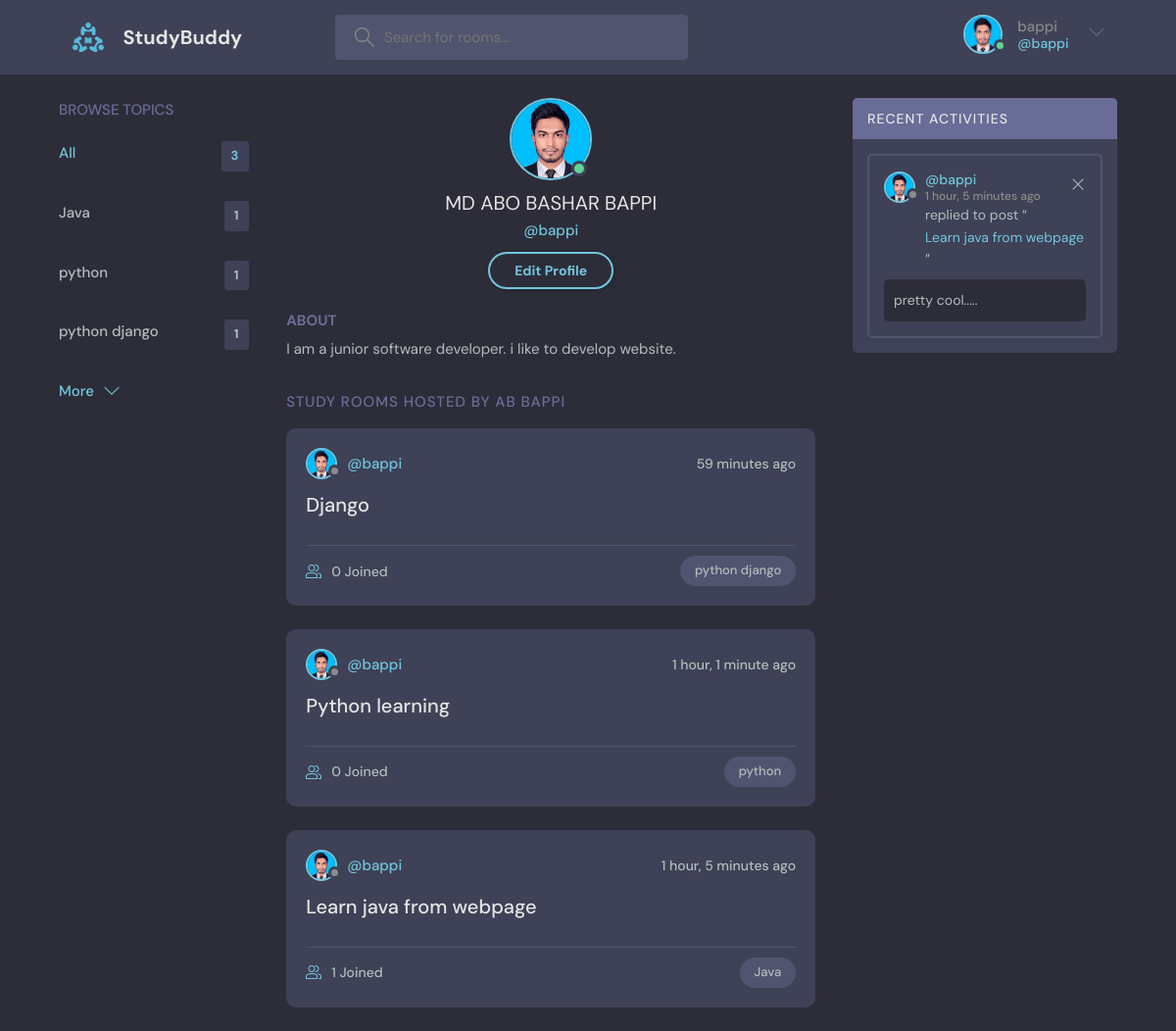
The app's page /user_profile/1 (signed in) with its own data.
### base/models.py (models this page shows, shortened)
class User(AbstractUser):
    name = models.CharField(max_length=200, null = True)
    email = models.EmailField(unique=True, null = True)
    bio = models.TextField(null=True)
    avatar = models.ImageField(null= True, default='avatar.svg')
    USERNAME_FIELD = 'email'
    REQUIRED_FIELDS = ['username']

class Topic(models.Model):
    name = models.CharField(max_length=200)

class Rooms(models.Model):
    host = models.ForeignKey(User, on_delete=models.SET_NULL, null=True)
    topic = models.ForeignKey(Topic, on_delete=models.SET_NULL, null=True)
    name = models.CharField(max_length=200)
    description = models.TextField(null=True, blank=True)
    participants = models.ManyToManyField(User, related_name='participants', blank=True)
    updated = models.DateTimeField(auto_now=True)
    created = models.DateTimeField(auto_now_add=True)
    class Meta:
        ordering = ['-updated','-created']
    def __str__(self):
        return self.name

class Message(models.Model):
    user = models.ForeignKey(User, on_delete=models.CASCADE)
    room = models.ForeignKey(Rooms, on_delete=models.CASCADE)
    body = models.TextField(max_length=200)
    updated = models.DateTimeField(auto_now=True)
    created = models.DateTimeField(auto_now_add=True)
    class Meta:
        ordering = ['-updated','-created']

### base/views.py (the view)
# urls.py: path('user_profile/<str:pk>', views.userProfile, name='user_profile'),
def userProfile(request,pk):
    user = User.objects.get(id=pk)
    rooms = user.rooms_set.all()
    room_messages = user.message_set.all()
    topics = Topic.objects.all()
    context = {'user':user, 'rooms':rooms, 'room_messages':room_messages, 'topics': topics}
    return render(request, 'base/profile.html',context)

### base/templates/base/profile.html
{% extends 'main.html' %}
{% block content %}
<main class="profile-page layout layout--3">
  <div class="container">
    {% include 'base/topics_compo.html' %}
    <div class="roomList">
      <div class="profile">
        <div class="profile__avatar">
          <div class="avatar avatar--large active">
            <img src="{{user.avatar.url}}" />
          </div>
        </div>
        <div class="profile__info">
          <h3>{{user.name}}</h3>
          <p>@{{user.username}}</p>
          {% if request.user == user %}
          <a href="{% url 'update_user' %}" class="btn btn--main btn--pill">Edit Profile</a>
          {% endif %}
        </div>
        <div class="profile__about">
          <h3>About</h3>
          <p>
            {{user.bio}}
          </p>
        </div>
      </div>
      <div class="roomList__header">
        <div>
          <h2>Study Rooms Hosted by AB Bappi</a>
          </h2>
        </div>
      </div>
      {% include 'base/feed_component.html' %}
    </div>
    {% include 'base/activity_compo.html' %}
  </div>
</main>
{% endblock content %}

### templates/navbar.html (shortened to what this page needs)
{% load static %}
<header class="header header--loggedIn">
    <div class="container">
      <a href="{% url 'home' %}" class="header__logo">
        <img src="{% static 'images/logo.svg' %}" />
        <h1>StudyBuddy</h1>
      </a>
      <form class="header__search" method="GET" action="{% url 'home' %}" >
        <label>
          <input type="text" name="q" placeholder="Search for rooms..." />
        </label>
      </form>
      <nav class="header__menu">
        {% if request.user.is_authenticated %}
        <div class="header__user">
          <a href="{% url 'update_user' %}">
            <div class="avatar avatar--medium active">
              <img src="{{ request.user.avatar.url }}" />
            </div>
            <p> {{request.user.username}} <span>@{{request.user.username}}</span></p>
          </a>
          <button class="dropdown-button">
            <svg version="1.1" xmlns="http://www.w3.org/2000/svg" width="32" height="32" viewBox="0 0 32 32">
              <title>chevron-down</title>
              <path d="M16 21l-13-13h-3l16 16 16-16h-3l-13 13z"></path>
            </svg>
          </button>
        </div>
        {% else %}
        <a href="{% url 'login' %}">
          <img src="{% static 'images/avatar.svg' %}" />
          <p>Login</p>
        </a>
        {% endif %}
      </nav>
    </div>
  </header>

### base/templates/base/topics_compo.html
<div class="topics">
    <div class="topics__header">
      <h2>Browse Topics</h2>
    </div>
    <ul class="topics__list">
      <li>
        <a href="{% url 'home' %}" class="active">All <span>{{ topics.count }}</span></a>
      </li>
      {% for topic in topics %}
      <li>
        <a href="{% url 'home' %}?q={{topic.name}}"> {{ topic.name }} <span>{{topic.rooms_set.all.count}}</span></a>
      </li>
      {% endfor%}
    </ul>
    <a class="btn btn--link" href="{% url 'topics' %}">
      More
      <svg version="1.1" xmlns="http://www.w3.org/2000/svg" width="32" height="32" viewBox="0 0 32 32">
        <title>chevron-down</title>
        <path d="M16 21l-13-13h-3l16 16 16-16h-3l-13 13z"></path>
      </svg>
    </a>
  </div>

### base/templates/base/feed_component.html (shortened to what this page needs)
{% for room in rooms %}
<div class="roomListRoom">
    <div class="roomListRoom__header">
        <a href="" class="roomListRoom__author">
            <div class="avatar avatar--small">
                <img src="{{room.host.avatar.url}}" />
            </div>
            <span>@{{room.host.username}}</span>
        </a>
        <div class="roomListRoom__actions">
            <span>{{room.created|timesince}} ago</span>
        </div>
    </div>
    <div class="roomListRoom__content">
        <a href="{% url 'room' room.id %}">{{room.name}}</a>
    </div>
    <div class="roomListRoom__meta">
        <a href="{% url 'room' room.id %}" class="roomListRoom__joined">
            {{room.participants.all.count}} Joined
        </a>
        <p class="roomListRoom__topic">{{room.topic.name}}</p>
    </div>
</div>
{% endfor %}

### base/templates/base/activity_compo.html
  <div class="activities">
    <div class="activities__header">
        <h2>Recent Activities</h2>
    </div>
    {% for message in room_messages %}
    <div class="activities__box">
        <div class="activities__boxHeader roomListRoom__header">
            <a href="{% url 'user_profile' message.user.id %}" class="roomListRoom__author">
                <div class="avatar avatar--small">
                    <img src="{{message.user.avatar.url}}" />
                </div>
                <p>
                    @{{message.user.username}}
                    <span>{{message.created|timesince}} ago</span>
                </p>
            </a>
            {% if request.user == message.user %}
            <div class="roomListRoom__actions">
                <a href="{% url 'delete_message' message.id %}">
                    <svg version="1.1" xmlns="http://www.w3.org/2000/svg" width="32" height="32" viewBox="0 0 32 32">
                        <title>remove</title>
                        <path
                            d="M27.314 6.019l-1.333-1.333-9.98 9.981-9.981-9.981-1.333 1.333 9.981 9.981-9.981 9.98 1.333 1.333 9.981-9.98 9.98 9.98 1.333-1.333-9.98-9.98 9.98-9.981z">
                        </path>
                    </svg>
                </a>
            </div>
            {% endif %}
        </div>
        <div class="activities__boxContent">
            <p>replied to post “<a href="{% url 'room' message.room.id %}">{{message.room}}</a>”</p>
            <div class="activities__boxRoomContent">{{message.body}}</div>
        </div>
    </div>
    {% endfor %}
</div>

### records on screen
User: user.avatar (picture), user.username "bappi", avatar (picture), name "MD ABO BASHAR BAPPI", username "bappi", bio "I am a junior software developer. i like to develop website."
Topic: name "Java", rooms_set.all.count "1"
Topic: name "python", rooms_set.all.count "1"
Topic: name "python django", rooms_set.all.count "1"
Rooms: host.avatar (picture), host.username "bappi", created "59 minutes", name "Django", participants.all.count "0", topic.name "python django"
Rooms: host.avatar (picture), host.username "bappi", created "1 hour, 1 minute", name "Python learning", participants.all.count "0", topic.name "python"
Rooms: host.avatar (picture), host.username "bappi", created "1 hour, 5 minutes", name "Learn java from webpage", participants.all.count "1", topic.name "Java"
Message: user.avatar (picture), user.username "bappi", created "1 hour, 5 minutes", room "Learn java from webpage", body "pretty cool....."

### other values on screen
{{ topics.count }} "3"
